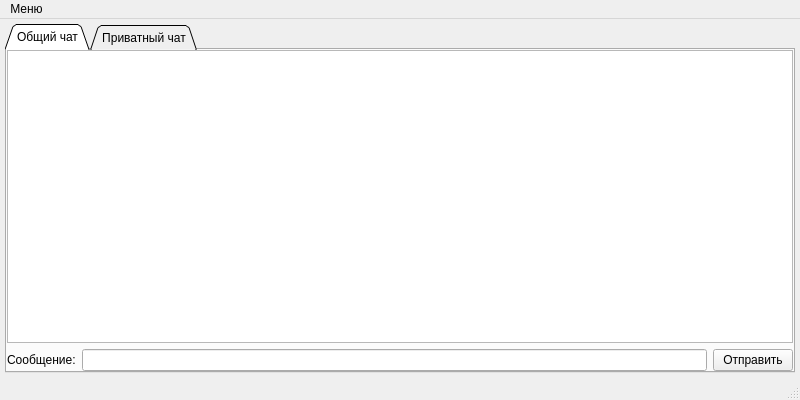
<?xml version="1.0" encoding="UTF-8"?>
<ui version="4.0">
 <class>MainWindow</class>
 <widget class="QMainWindow" name="MainWindow">
  <property name="geometry">
   <rect>
    <x>0</x>
    <y>0</y>
    <width>800</width>
    <height>400</height>
   </rect>
  </property>
  <property name="windowTitle">
   <string>Мессенджер</string>
  </property>
  <property name="windowIcon">
   <iconset>
    <normaloff>messenger.png</normaloff>messenger.png</iconset>
  </property>
  <widget class="QWidget" name="centralwidget">
   <layout class="QHBoxLayout" name="horizontalLayout">
    <property name="leftMargin">
     <number>0</number>
    </property>
    <property name="topMargin">
     <number>0</number>
    </property>
    <property name="rightMargin">
     <number>0</number>
    </property>
    <property name="bottomMargin">
     <number>0</number>
    </property>
    <item>
     <widget class="QStackedWidget" name="stackedWidget">
      <property name="frameShape">
       <enum>QFrame::NoFrame</enum>
      </property>
      <property name="currentIndex">
       <number>0</number>
      </property>
      <widget class="QWidget" name="pageChat">
       <layout class="QVBoxLayout" name="verticalLayout">
        <property name="leftMargin">
         <number>5</number>
        </property>
        <property name="topMargin">
         <number>5</number>
        </property>
        <property name="rightMargin">
         <number>5</number>
        </property>
        <property name="bottomMargin">
         <number>5</number>
        </property>
        <item>
         <widget class="QTabWidget" name="tabWidget">
          <property name="tabPosition">
           <enum>QTabWidget::North</enum>
          </property>
          <property name="tabShape">
           <enum>QTabWidget::Triangular</enum>
          </property>
          <property name="currentIndex">
           <number>0</number>
          </property>
          <widget class="QWidget" name="tabCommonChat">
           <attribute name="title">
            <string>Общий чат</string>
           </attribute>
           <layout class="QHBoxLayout" name="horizontalLayout_7">
            <property name="leftMargin">
             <number>0</number>
            </property>
            <property name="topMargin">
             <number>0</number>
            </property>
            <property name="rightMargin">
             <number>0</number>
            </property>
            <property name="bottomMargin">
             <number>0</number>
            </property>
            <item>
             <layout class="QVBoxLayout" name="verticalLayout_5">
              <item>
               <widget class="QTextBrowser" name="commonChatBrowser"/>
              </item>
              <item>
               <layout class="QHBoxLayout" name="horizontalLayout_3">
                <item>
                 <widget class="QLabel" name="label_3">
                  <property name="text">
                   <string>Сообщение:</string>
                  </property>
                 </widget>
                </item>
                <item>
                 <widget class="QLineEdit" name="commonMessageLineEdit"/>
                </item>
                <item>
                 <widget class="QPushButton" name="commonMessageSendButton">
                  <property name="text">
                   <string>Отправить</string>
                  </property>
                 </widget>
                </item>
               </layout>
              </item>
             </layout>
            </item>
           </layout>
          </widget>
          <widget class="QWidget" name="tabPrivateChat">
           <attribute name="title">
            <string>Приватный чат</string>
           </attribute>
           <layout class="QHBoxLayout" name="horizontalLayout_8">
            <property name="leftMargin">
             <number>0</number>
            </property>
            <property name="topMargin">
             <number>0</number>
            </property>
            <property name="rightMargin">
             <number>0</number>
            </property>
            <property name="bottomMargin">
             <number>0</number>
            </property>
            <item>
             <layout class="QVBoxLayout" name="verticalLayout_6">
              <item>
               <widget class="QTextBrowser" name="privateChatBrowser">
                <property name="frameShape">
                 <enum>QFrame::StyledPanel</enum>
                </property>
               </widget>
              </item>
              <item>
               <layout class="QHBoxLayout" name="horizontalLayout_9">
                <item>
                 <widget class="QLabel" name="label_4">
                  <property name="text">
                   <string>Сообщение:</string>
                  </property>
                 </widget>
                </item>
                <item>
                 <widget class="QLineEdit" name="privateMessageLineEdit"/>
                </item>
                <item>
                 <widget class="QPushButton" name="privateMessageSendButton">
                  <property name="text">
                   <string>Отправить</string>
                  </property>
                 </widget>
                </item>
               </layout>
              </item>
             </layout>
            </item>
           </layout>
          </widget>
         </widget>
        </item>
       </layout>
      </widget>
      <widget class="QWidget" name="pageUsersList">
       <layout class="QHBoxLayout" name="horizontalLayout_6">
        <property name="leftMargin">
         <number>0</number>
        </property>
        <property name="topMargin">
         <number>0</number>
        </property>
        <property name="rightMargin">
         <number>0</number>
        </property>
        <item>
         <widget class="QGroupBox" name="groupBox">
          <property name="title">
           <string>Пользователи</string>
          </property>
          <layout class="QHBoxLayout" name="horizontalLayout_2">
           <item>
            <layout class="QGridLayout" name="gridLayout">
             <item row="2" column="2">
              <widget class="QLabel" name="label_5">
               <property name="text">
                <string>Забаненные:</string>
               </property>
              </widget>
             </item>
             <item row="1" column="1">
              <widget class="QPushButton" name="deleteUserButton">
               <property name="text">
                <string>Отключить -&gt;</string>
               </property>
              </widget>
             </item>
             <item row="1" column="2">
              <widget class="QListWidget" name="disabledUserListWidget"/>
             </item>
             <item row="3" column="2">
              <widget class="QListWidget" name="bannedUserListWidget"/>
             </item>
             <item row="0" column="2">
              <widget class="QLabel" name="label_2">
               <property name="text">
                <string>Отключенные:</string>
               </property>
              </widget>
             </item>
             <item row="3" column="1">
              <widget class="QPushButton" name="banUserButton">
               <property name="text">
                <string>Забанить -&gt;</string>
               </property>
              </widget>
             </item>
             <item row="1" column="0" rowspan="3">
              <widget class="QListWidget" name="userListWidget"/>
             </item>
             <item row="0" column="0">
              <widget class="QLabel" name="label">
               <property name="text">
                <string>Зарегистрированные:</string>
               </property>
              </widget>
             </item>
            </layout>
           </item>
          </layout>
         </widget>
        </item>
       </layout>
      </widget>
     </widget>
    </item>
   </layout>
  </widget>
  <widget class="QMenuBar" name="menubar">
   <property name="geometry">
    <rect>
     <x>0</x>
     <y>0</y>
     <width>800</width>
     <height>26</height>
    </rect>
   </property>
   <widget class="QMenu" name="menu">
    <property name="title">
     <string>Меню</string>
    </property>
    <addaction name="actionShowChat"/>
    <addaction name="separator"/>
    <addaction name="actionChangeClient"/>
    <addaction name="actionShowUsersList"/>
    <addaction name="separator"/>
    <addaction name="actionExit"/>
   </widget>
   <addaction name="menu"/>
  </widget>
  <widget class="QStatusBar" name="statusbar"/>
  <action name="actionChangeClient">
   <property name="text">
    <string>Сменить пользователя</string>
   </property>
  </action>
  <action name="actionExit">
   <property name="text">
    <string>Выход</string>
   </property>
  </action>
  <action name="actionShowUsersList">
   <property name="text">
    <string>Список пользователей</string>
   </property>
  </action>
  <action name="actionShowChat">
   <property name="text">
    <string>Открыть чат</string>
   </property>
  </action>
 </widget>
 <resources/>
 <connections/>
</ui>
